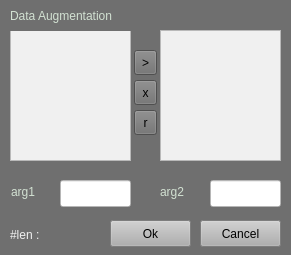
<?xml version="1.0" encoding="UTF-8"?>
<ui version="4.0">
 <class>Form</class>
 <widget class="QWidget" name="Form">
  <property name="geometry">
   <rect>
    <x>0</x>
    <y>0</y>
    <width>291</width>
    <height>255</height>
   </rect>
  </property>
  <property name="windowTitle">
   <string>Form</string>
  </property>
  <property name="styleSheet">
   <string notr="true">background-color:rgb(111,111,111);</string>
  </property>
  <widget class="QListWidget" name="listWidget">
   <property name="geometry">
    <rect>
     <x>10</x>
     <y>30</y>
     <width>121</width>
     <height>131</height>
    </rect>
   </property>
   <property name="styleSheet">
    <string notr="true">font: 18pt &quot;Ubuntu Condensed&quot;;background-color:rgb(240,240,240);color:rgb(45,45,45)</string>
   </property>
  </widget>
  <widget class="QLabel" name="label">
   <property name="geometry">
    <rect>
     <x>10</x>
     <y>0</y>
     <width>221</width>
     <height>31</height>
    </rect>
   </property>
   <property name="styleSheet">
    <string notr="true">font: 18pt &quot;Ubuntu Condensed&quot;;color:rgb(210, 225, 210)</string>
   </property>
   <property name="text">
    <string>Data Augmentation</string>
   </property>
  </widget>
  <widget class="QListWidget" name="listWidget_2">
   <property name="geometry">
    <rect>
     <x>160</x>
     <y>30</y>
     <width>121</width>
     <height>131</height>
    </rect>
   </property>
   <property name="styleSheet">
    <string notr="true">font: 18pt &quot;Ubuntu Condensed&quot;;background-color:rgb(240,240,240);color:rgb(45,45,45)</string>
   </property>
  </widget>
  <widget class="QToolButton" name="toolButton">
   <property name="geometry">
    <rect>
     <x>134</x>
     <y>50</y>
     <width>23</width>
     <height>25</height>
    </rect>
   </property>
   <property name="text">
    <string>&gt;</string>
   </property>
  </widget>
  <widget class="QToolButton" name="toolButton_2">
   <property name="geometry">
    <rect>
     <x>134</x>
     <y>80</y>
     <width>23</width>
     <height>25</height>
    </rect>
   </property>
   <property name="text">
    <string>x</string>
   </property>
  </widget>
  <widget class="QToolButton" name="toolButton_3">
   <property name="geometry">
    <rect>
     <x>134</x>
     <y>110</y>
     <width>23</width>
     <height>25</height>
    </rect>
   </property>
   <property name="text">
    <string>r</string>
   </property>
  </widget>
  <widget class="QLineEdit" name="lineEdit">
   <property name="geometry">
    <rect>
     <x>60</x>
     <y>180</y>
     <width>71</width>
     <height>27</height>
    </rect>
   </property>
   <property name="styleSheet">
    <string notr="true">background-color:rgb(255,255,255)</string>
   </property>
  </widget>
  <widget class="QLineEdit" name="lineEdit_2">
   <property name="geometry">
    <rect>
     <x>210</x>
     <y>180</y>
     <width>71</width>
     <height>27</height>
    </rect>
   </property>
   <property name="styleSheet">
    <string notr="true">background-color:rgb(255,255,255)</string>
   </property>
  </widget>
  <widget class="QPushButton" name="pushButton">
   <property name="geometry">
    <rect>
     <x>110</x>
     <y>220</y>
     <width>81</width>
     <height>27</height>
    </rect>
   </property>
   <property name="styleSheet">
    <string notr="true">background-color:rgb(175,175,175)</string>
   </property>
   <property name="text">
    <string>Ok</string>
   </property>
  </widget>
  <widget class="QPushButton" name="pushButton_2">
   <property name="geometry">
    <rect>
     <x>200</x>
     <y>220</y>
     <width>81</width>
     <height>27</height>
    </rect>
   </property>
   <property name="styleSheet">
    <string notr="true">background-color:rgb(175,175,175)</string>
   </property>
   <property name="text">
    <string>Cancel</string>
   </property>
  </widget>
  <widget class="QLabel" name="label_2">
   <property name="geometry">
    <rect>
     <x>10</x>
     <y>226</y>
     <width>66</width>
     <height>17</height>
    </rect>
   </property>
   <property name="styleSheet">
    <string notr="true">color:rgb(240,240,240);
font: 14pt &quot;Ubuntu Condensed&quot;;</string>
   </property>
   <property name="text">
    <string>#len : </string>
   </property>
  </widget>
  <widget class="QLabel" name="label_4">
   <property name="geometry">
    <rect>
     <x>11</x>
     <y>180</y>
     <width>33</width>
     <height>23</height>
    </rect>
   </property>
   <property name="styleSheet">
    <string notr="true">font: 15pt &quot;Ubuntu Condensed&quot;;color:rgb(210, 225, 210)</string>
   </property>
   <property name="text">
    <string>arg1</string>
   </property>
  </widget>
  <widget class="QLabel" name="label_5">
   <property name="geometry">
    <rect>
     <x>160</x>
     <y>180</y>
     <width>31</width>
     <height>23</height>
    </rect>
   </property>
   <property name="styleSheet">
    <string notr="true">font: 15pt &quot;Ubuntu Condensed&quot;;color:rgb(210, 225, 210)</string>
   </property>
   <property name="text">
    <string>arg2</string>
   </property>
  </widget>
 </widget>
 <resources/>
 <connections/>
</ui>
